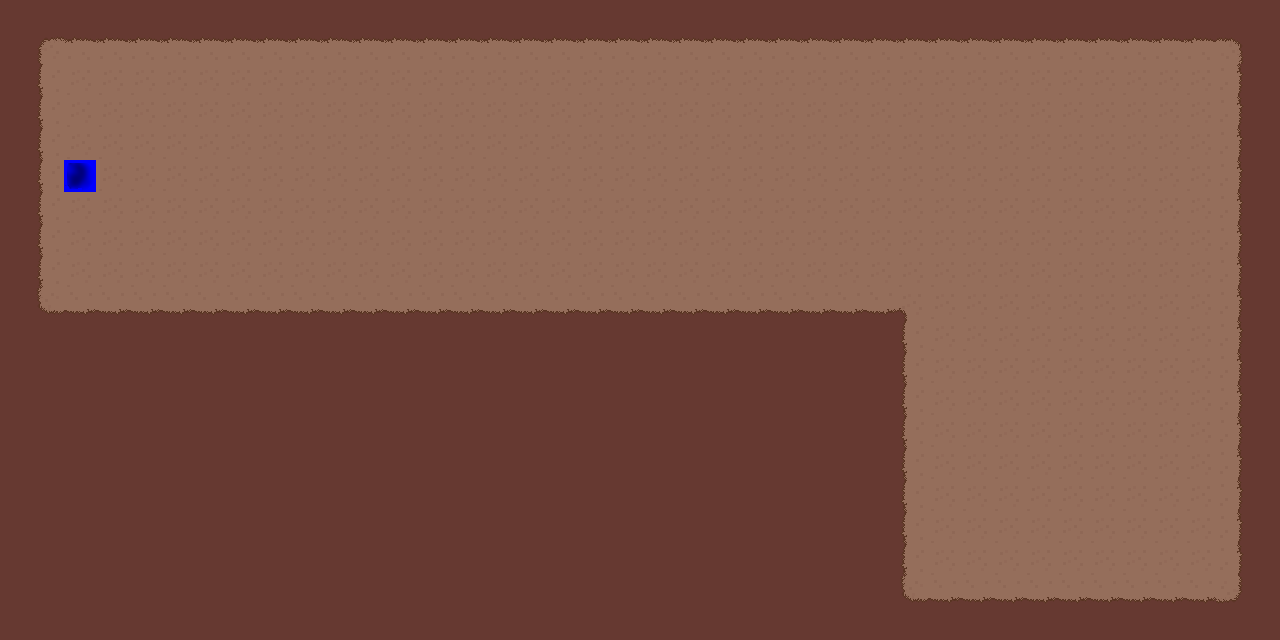

Below is a game level as drawn by its tile map, then a one-line description and the .tmx that defines it (tile-layer data replaced by summaries):
An orthogonal 40x20 tile map with 32x32 px tiles, 2 tile layers (Base, Navigation).

<map version="1.10" tiledversion="1.10.1" orientation="orthogonal" renderorder="left-up" width="40" height="20" tilewidth="32" tileheight="32" infinite="0" nextlayerid="7" nextobjectid="3">
 <tileset firstgid="1" source="Main Tileset.tsx" />
 <layer id="3" name="Base" width="40" height="20">
  <data>[800 cells, 800 non-empty, 11 distinct tile ids]</data>
 </layer>
 <layer id="5" name="Navigation" width="40" height="20">
  <data>[800 cells, 1 non-empty, 1 distinct tile ids]</data>
 </layer>
</map>
